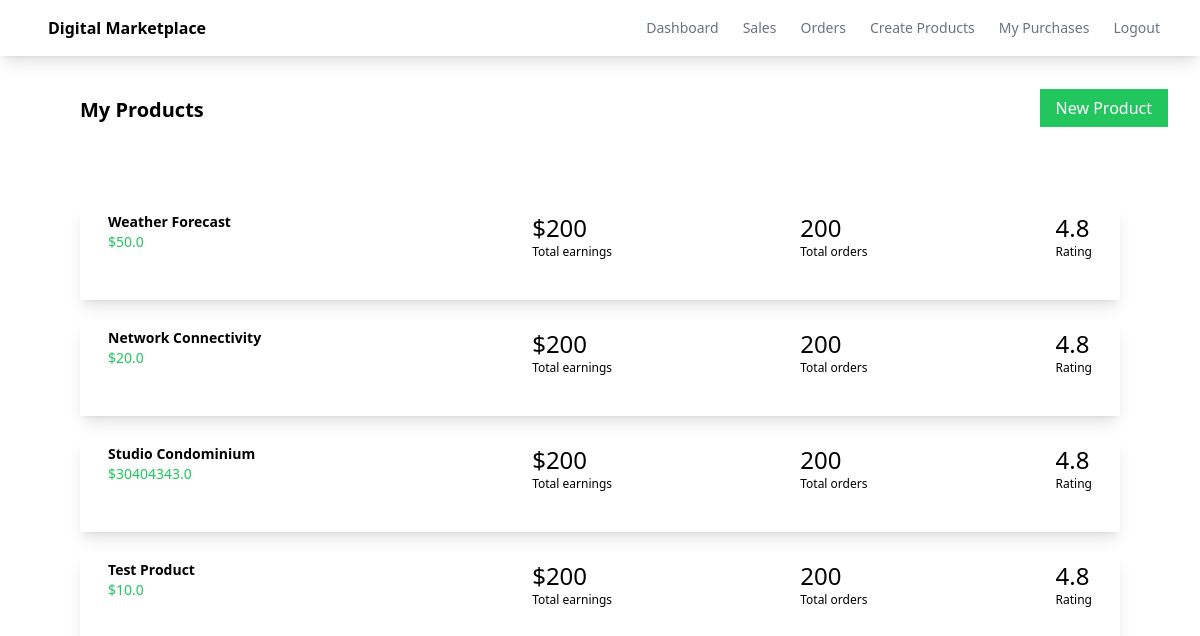
/dashboard, run on an earlier commit of the app's database.
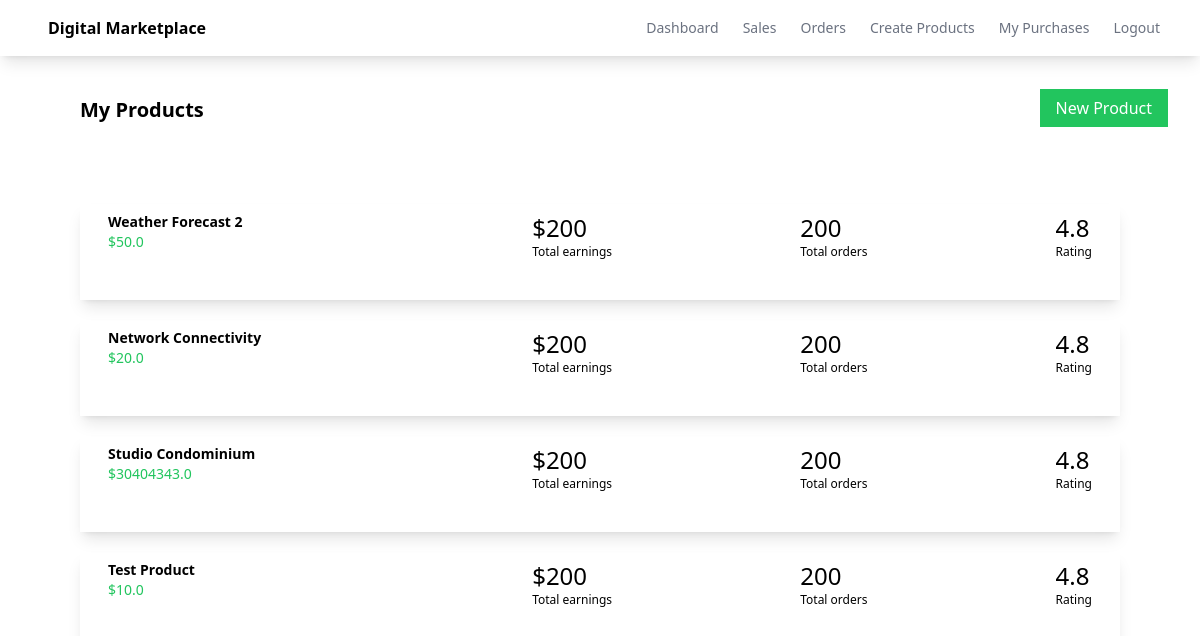
And on a later commit of the database.
### myapp/models.py (models this page shows, shortened)
class Product(models.Model):
    name = models.CharField(max_length=100)
    description = models.CharField(max_length=100)
    price = models.FloatField()
    file = models.FileField(upload_to='uploads')

### myapp/views.py (the view)
# urls.py: path('dashboard', views.dashboard, name='dashboard'),
def dashboard(request):
    products = Product.objects.all()
    return render(request, 'myapp/dashboard.html', {'products':products })

### myapp/templates/myapp/dashboard.html (shortened to what this page needs)
{% extends 'myapp/base.html' %}
{% block body %}
    <div class="flex justify-between">
        <div class="ml-20 mt-10 font-bold text-xl">My Products</div>
        <div class="ml-20 mt-10">
            <a class="bg-green-500 text-white px-4 py-2 mr-8" href="{% url 'createproduct' %}">New Product</a>
        </div>
    </div>
    <div class="products-container p-10 m-5">
        {% for product in products %}
        <div class="flex shadow-lg m-5 p-2 justify-between">
            <div class="flex w-1/4">
                <div class="relative group">
                    <a href="{% url 'editproduct' product.id %}">
                        <div class="ml-5">
                            <div class="font-bold text-sm">{{ product.name }}</div>
                            <div class="text-sm text-green-500">${{ product.price }}</div>
                        </div>
                    </a>
                </div>
            </div>
            <div>
                <div class="text-2xl">$200</div>
                <div class="text-xs">Total earnings</div>
            </div>
            <div>
                <div class="text-2xl">200</div>
                <div class="text-xs">Total orders</div>
            </div>
            <div class="pr-5">
                <div class="text-2xl">4.8</div>
                <div class="text-xs">Rating</div>
            </div>
        </div>
        {% endfor %}
    </div>
{% endblock %}

What changed in the data, as far as the page shows it:
changed Product: name "Weather Forecast" → "Weather Forecast 2"
